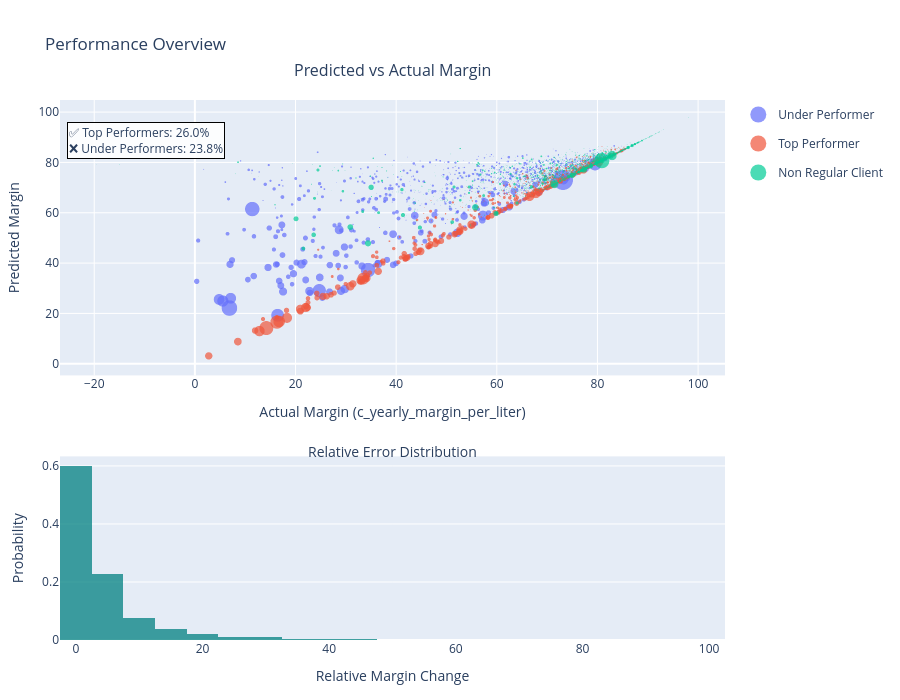

The code cell stored with this chart in its notebook:
### Code cell
# Stats summary
total = len(df)
top_percent = (df["performance_label"] == "Top Performer").sum() / total * 100
under_percent = (df["performance_label"] == "Under Performer").sum() / total * 100
summary_text = f"✅ Top Performers: {top_percent:.1f}%<br>❌ Under Performers: {under_percent:.1f}%"

# Create vertical subplots (scatter on top, histogram below)
fig = make_subplots(
    rows=2,
    cols=1,
    row_heights=[0.6, 0.4],
    vertical_spacing=0.15,
    specs=[[{"type": "scatter"}], [{"type": "xy"}]],
)

# Scatter plot: predicted value
scatter_pred = px.scatter(
    df,
    x="c_yearly_margin_per_liter",
    y="corrected_predicted_value",
    size="c_yearly_network_volumen",
    color="performance_label",
    size_max=20,
)
scatter_pred.update_traces(marker=dict(line=dict(width=0)))
for trace in scatter_pred.data:
    fig.add_trace(trace, row=1, col=1)

# Scatter plot: corrected predicted value
scatter_corr = px.scatter(
    df,
    x="c_yearly_margin_per_liter",
    y="corrected_predicted_value",
    size="c_yearly_network_volumen",
    color="performance_label",
    size_max=20,
)
scatter_corr.update_traces(
    marker=dict(line=dict(width=0), opacity=0.6, symbol="circle-open")
)

# Histogram: margin change
fig.add_trace(
    go.Histogram(
        x=df["margin_change"],
        nbinsx=30,
        marker_color="teal",
        opacity=0.75,
        showlegend=False,
        histnorm="probability",
    ),
    row=2,
    col=1,
)

# Annotations
fig.add_annotation(
    text="Predicted vs Actual Margin",
    x=0.5,
    y=1.08,
    xref="paper",
    yref="paper",
    showarrow=False,
    font=dict(size=16),
    xanchor="center",
)
fig.add_annotation(
    text="Relative Error Distribution",
    x=0.5,
    y=0.35,
    xref="paper",
    yref="paper",
    showarrow=False,
    font=dict(size=14),
    xanchor="center",
)

# Performance summary box
fig.add_annotation(
    text=summary_text,
    xref="paper",
    yref="paper",
    x=0.01,
    y=0.96,
    showarrow=False,
    align="left",
    bgcolor="rgba(255,255,255,0.9)",
    bordercolor="black",
    borderwidth=1,
    font=dict(size=12),
)

# Layout updates
fig.update_layout(
    height=700,
    title_text="Performance Overview",
    margin=dict(t=100, b=60, l=60, r=40),
    showlegend=True,
)

# Axis labels
fig.update_xaxes(title_text="Actual Margin (c_yearly_margin_per_liter)", row=1, col=1)
fig.update_yaxes(title_text="Predicted Margin", row=1, col=1)
fig.update_xaxes(title_text="Relative Margin Change", row=2, col=1)
fig.update_yaxes(title_text="Probability", row=2, col=1)

fig.show()

### Figure 1 — Plotly figure (JSON) as saved in the notebook; plotly's stock layout.template omitted (floating-point values rounded to 4 significant figures; data arrays with more than 128 entries replaced by an {"elided": "..."} marker saying what was removed)
{"data": [{"hovertemplate": "performance_label=Under Performer<br>c_yearly_margin_per_liter=%{x}<br>corrected_predicted_value=%{y}<br>c_yearly_network_volumen=%{marker.size}<extra></extra>", "legendgroup": "Under Performer", "marker": {"color": "#636efa", "line": {"width": 0}, "size": {"elided": "1881 float values"}, "sizemode": "area", "sizeref": 50980.0, "symbol": "circle"}, "mode": "markers", "name": "Under Performer", "showlegend": true, "type": "scattergl", "x": {"elided": "1881 float values"}, "xaxis": "x", "y": {"elided": "1881 float values"}, "yaxis": "y"}, {"hovertemplate": "performance_label=Top Performer<br>c_yearly_margin_per_liter=%{x}<br>corrected_predicted_value=%{y}<br>c_yearly_network_volumen=%{marker.size}<extra></extra>", "legendgroup": "Top Performer", "marker": {"color": "#EF553B", "line": {"width": 0}, "size": {"elided": "2054 float values"}, "sizemode": "area", "sizeref": 50980.0, "symbol": "circle"}, "mode": "markers", "name": "Top Performer", "showlegend": true, "type": "scattergl", "x": {"elided": "2054 float values"}, "xaxis": "x", "y": {"elided": "2054 float values"}, "yaxis": "y"}, {"hovertemplate": "performance_label=Non Regular Client<br>c_yearly_margin_per_liter=%{x}<br>corrected_predicted_value=%{y}<br>c_yearly_network_volumen=%{marker.size}<extra></extra>", "legendgroup": "Non Regular Client", "marker": {"color": "#00cc96", "line": {"width": 0}, "size": {"elided": "3980 float values"}, "sizemode": "area", "sizeref": 50980.0, "symbol": "circle"}, "mode": "markers", "name": "Non Regular Client", "showlegend": true, "type": "scattergl", "x": {"elided": "3980 float values"}, "xaxis": "x", "y": {"elided": "3980 float values"}, "yaxis": "y"}, {"histnorm": "probability", "marker": {"color": "teal"}, "nbinsx": 30, "opacity": 0.75, "showlegend": false, "type": "histogram", "x": {"elided": "7915 float values"}, "xaxis": "x2", "yaxis": "y2"}], "layout": {"annotations": [{"font": {"size": 16}, "showarrow": false, "text": "Predicted vs Actual Margin", "x": 0.5, "xanchor": "center", "xref": "paper", "y": 1.08, "yref": "paper"}, {"font": {"size": 14}, "showarrow": false, "text": "Relative Error Distribution", "x": 0.5, "xanchor": "center", "xref": "paper", "y": 0.35, "yref": "paper"}, {"align": "left", "bgcolor": "rgba(255,255,255,0.9)", "bordercolor": "black", "borderwidth": 1, "font": {"size": 12}, "showarrow": false, "text": "✅ Top Performers: 26.0%<br>❌ Under Performers: 23.8%", "x": 0.01, "xref": "paper", "y": 0.96, "yref": "paper"}], "height": 700, "margin": {"b": 60, "l": 60, "r": 40, "t": 100}, "showlegend": true, "title": {"text": "Performance Overview"}, "xaxis": {"anchor": "y", "domain": [0, 1], "title": {"text": "Actual Margin (c_yearly_margin_per_liter)"}}, "xaxis2": {"anchor": "y2", "domain": [0, 1], "title": {"text": "Relative Margin Change"}}, "yaxis": {"anchor": "x", "domain": [0.49, 1], "title": {"text": "Predicted Margin"}}, "yaxis2": {"anchor": "x2", "domain": [0, 0.34], "title": {"text": "Probability"}}}}
